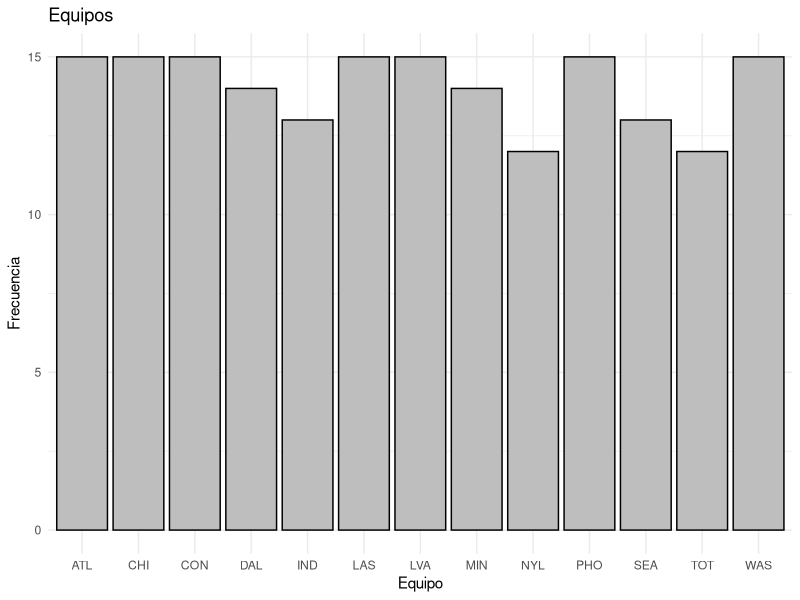
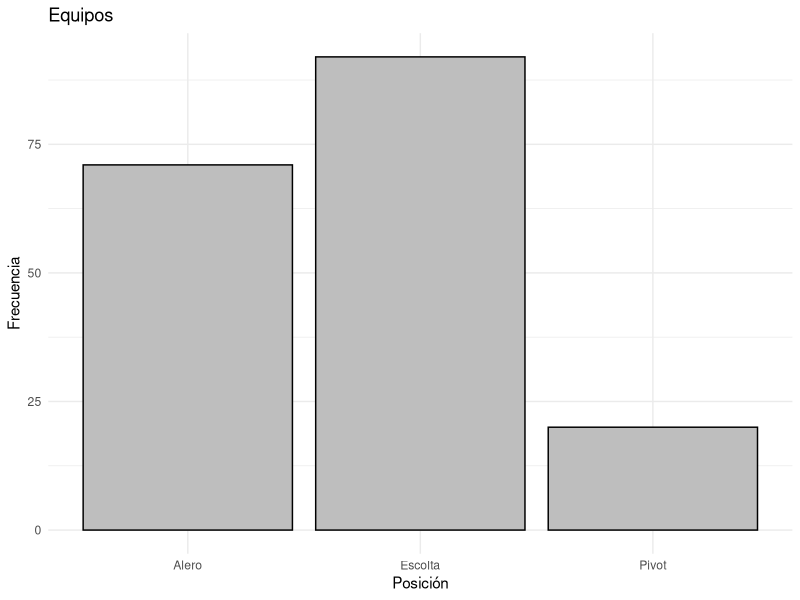
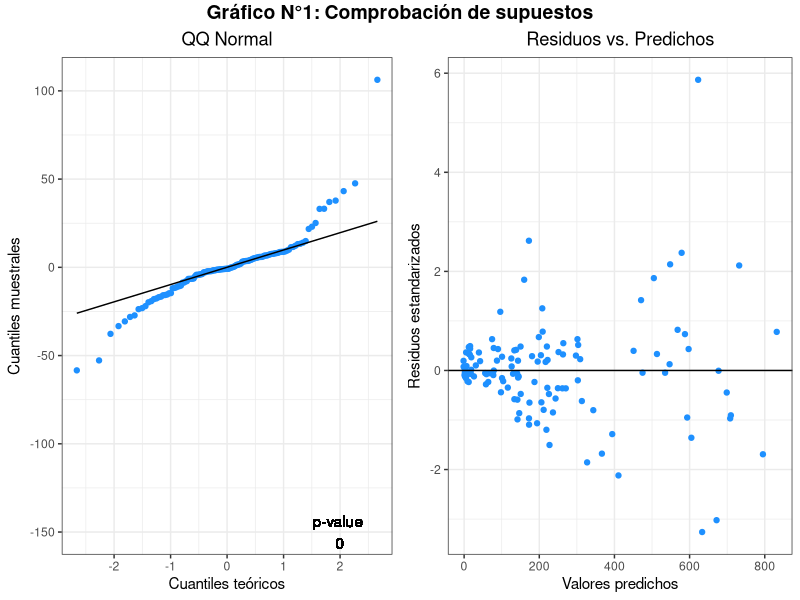
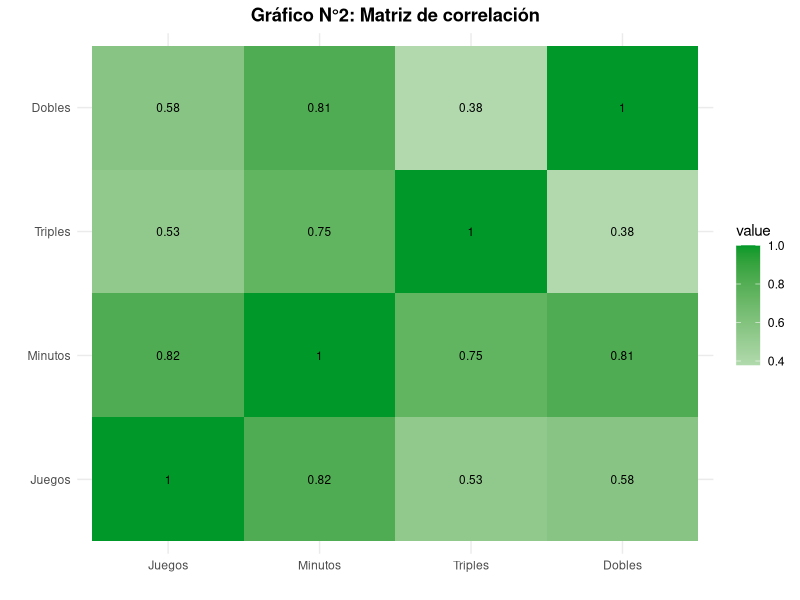
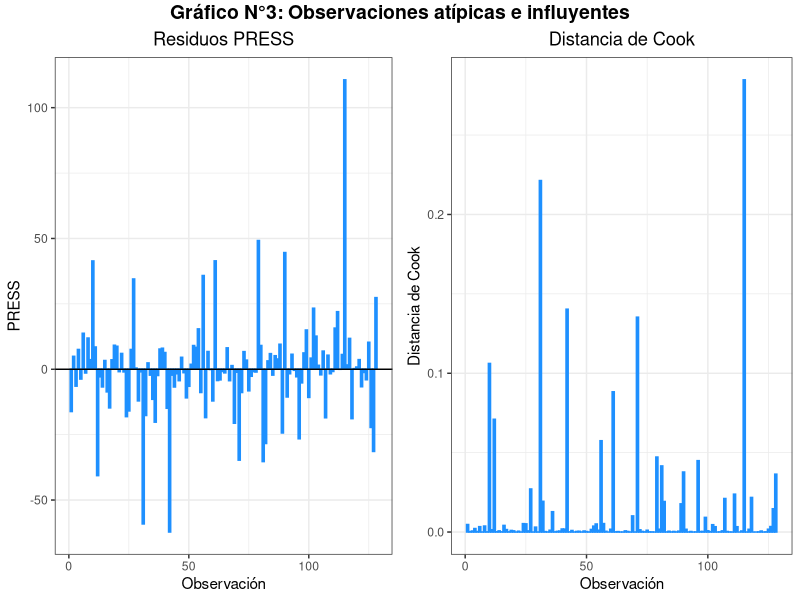

Recreate these plots in R, in order.
## ---- chunk 1
library(tidyverse)
library(ggplot2)
library(kableExtra)
library(broom)
library(egg)
library(ggpubr)
library(car)
library(glmnet)
## ---- chunk 2
data <- read.csv("files/WNBA.csv", sep = ";")
summary(data)
## ---- chunk 3
data$Equipo <- as.factor(data$Equipo)
data$Posicion <- as.factor(data$Posicion)
summary(data)
## ---- chunk 4
paste0("Hay ",count(data %>% filter(Jugadora == "")), " registros vacíos")
## ---- chunk 5
data[duplicated(data$Jugadora),]
## ---- chunk 6
print(count(data[duplicated(data[, c("Jugadora", "Equipo")]), ]))
## ---- chunk 7
ggplot(data, aes(x = Equipo)) +
  geom_bar(fill = "grey", color = "black") +
  labs(title = "Equipos",
       x = "Equipo",
       y = "Frecuencia") +
  theme_minimal()
## ---- chunk 8
ggplot(data, aes(x = Posicion)) +
  geom_bar(fill = "grey", color = "black") +
  labs(title = "Equipos",
       x = "Posición",
       y = "Frecuencia") +
  theme_minimal()
## ---- chunk 9
skimr::skim(data %>% select(where(is.numeric)))
## ---- chunk 10
# División en training y testing
set.seed(45672848)
index_training <- sample(1:nrow(data), size = 0.7*nrow(data))

training <- data[index_training,]
testing <- data[-index_training,]
## ---- chunk 11
training_filtered <- select(training, -Jugadora, -Equipo)
m1 <- MASS::stepAIC(
  object = lm(Puntos ~ 1, data = training_filtered), #punto de partida
  scope = list(upper = lm(Puntos ~ ., data = training_filtered)), #máximo modelo posible
  direction = "both", #método de selección
  trace = FALSE, #para no imprimir resultados parciales
  k = 2, #penalización a emplear (2 = AIC, log(n) = BIC)
  steps = 1000 #máximo nro de pasos
  )

summary(m1)
## ---- chunk 12
m2 <- lm(Puntos ~ Dobles + Triples + Posicion, data = training_filtered)

summary(m2)
## ---- chunk 13
m3 <- lm(Puntos ~ Triples + Dobles + Minutos + Asistencias + Rebotes + Posicion, data = training)
## ---- chunk 14
modelos <- data.frame(Modelo = c("Modelo 1", "Modelo 2", "Modelo 3"),
                      Ajuste = c("m1", "m2", "m3"))
## ---- chunk 15
Modelo_completo <- lm(Puntos ~ . -Jugadora - Equipo, data = training)
sigma <- sum(residuals(Modelo_completo)^2)/df.residual(Modelo_completo)

Resumen <- modelos %>% 
  group_by(Modelo) %>% 
  summarise(CME = summary(get(Ajuste))$sigma^2,
            PRESS = sum((resid(get(Ajuste))/(1-hatvalues(get(Ajuste))))^2),
            Cp = sum(residuals(get(Ajuste))^2)/sigma + 2 * length(coef(get(Ajuste))) - nrow(training),
            AIC = AIC(get(Ajuste)),
            BIC = BIC(get(Ajuste)))

kable(Resumen, caption = "Tabla N°1: Comparación del ajuste de los 3 modelos") %>%
  kable_styling(bootstrap_options = "striped", full_width = F)
## ---- chunk 16
Modelo_final <- augment(m1)
g1 <- ggplot(mapping = aes(sample = Modelo_final$.resid)) + 
    stat_qq(color = "dodgerblue") + 
    stat_qq_line() + 
  ggtitle("QQ Normal") +
  xlab("Cuantiles teóricos") +
  ylab("Cuantiles muestrales") +
  geom_text(aes(x = 2, y = -150, fill ="black", label = paste0("p-value \n", round(shapiro.test(Modelo_final$.resid)$p.value, 8)))) +
  theme_bw() +
  theme(plot.title = element_text(hjust = 0.5),
        legend.position = "none")

g2 <- ggplot(Modelo_final) +
  aes(x = .fitted, y = .std.resid) +
  geom_point(color = "dodgerblue") +
  geom_hline(yintercept = 0, color = "black") +
  ggtitle("Residuos vs. Predichos") +
  xlab("Valores predichos") +
  ylab("Residuos estandarizados") +
  theme_bw() +
  theme(plot.title = element_text(hjust = 0.5))

g <- ggarrange(g1, g2, ncol = 2)

annotate_figure(g, top = text_grob("Gráfico N°1: Comprobación de supuestos", face = "bold", size = 14))
## ---- chunk 17
# Colinealidad
training_modelo <- training %>% 
  select(Juegos, Minutos, Triples, Dobles)

corr_matrix <- cor(training_modelo)

corr_melted <- reshape2::melt(corr_matrix)

ggplot(corr_melted, aes(x = Var2, y = Var1, fill = value)) +
  geom_tile() +
  geom_text(aes(label = round(value, 2)), size = 3) +
  scale_fill_gradient2(low = "#ef2947", high = "#009929", mid = "white", midpoint = 0) +
  labs(x = "", y = "", title = "Gráfico N°2: Matriz de correlación") +
  theme_minimal() +
  theme(plot.title = element_text(hjust = 0.5, face = "bold"))
## ---- chunk 18
vif = vif(m1)

vif_df <- data.frame(Variable = names(vif),
                     VIF = as.numeric(vif),
                     row.names = NULL)

kable(vif_df, caption = "Tabla N°2: Factores de Inflación de la Varianza (VIF)") %>%
  kable_styling(bootstrap_options = c("striped", "hover"), full_width = F)
## ---- chunk 19
# Observaciones atípicas
Modelo_final <- mutate(Modelo_final, 
                       PRESS = .resid/(1-.hat),
                       id = 1:nrow(Modelo_final))

g1 <- ggplot(data = Modelo_final) + 
    aes(x = id, y = PRESS) + 
  geom_bar(stat="identity", color = "dodgerblue", fill = "dodgerblue")+
    geom_hline(aes(yintercept = 0)) +
    ggtitle("Residuos PRESS") +
    xlab("Observación") +
    ylab("PRESS") +
    theme_bw() +
    theme(legend.position = "none",
          plot.title = element_text(hjust = 0.5))

# Observaciones influyentes
g2 <- ggplot(data = Modelo_final) +
    aes(x = id, y = .cooksd) +
  geom_bar(stat="identity", color = "dodgerblue", fill = "dodgerblue")+
    ggtitle("Distancia de Cook") +
    xlab("Observación") +
    ylab("Distancia de Cook") +
    theme_bw() +
    theme(legend.position = "none",
      plot.title = element_text(hjust = 0.5))

g <- ggarrange(g1, g2, ncol = 2)

annotate_figure(g, top = text_grob("Gráfico N°3: Observaciones atípicas e influyentes", face = "bold", size = 14))
## ---- chunk 20
Betas = data.frame(Variable = names(coef(m1)),
                   Valor = as.numeric(coef(m1)),
                   P_value = as.numeric(coef(summary(m1))[, "Pr(>|t|)"]))

kable(Betas, caption = "Tabla N°3: Coeficientes estimados del modelo") %>%
  kable_styling(bootstrap_options = c("striped", "hover"), full_width = F)

as.numeric(coef(summary(m2))[, "Pr(>|t|)"])
## ---- chunk 21
# Preparamos la matriz de predictores
training_X <- training %>% 
  select(Dobles, Triples, Robos, Juegos) %>% 
  as.matrix()

# Buscamos el lambda óptimo para ridge y lasso
lambda_ridge <- cv.glmnet(training_X, training$Puntos, nfolds = 5, alpha = 0)$lambda.min 

lambda_lasso <- cv.glmnet(training_X, training$Puntos, nfolds = 5, alpha = 1)$lambda.min 

# Ajustamos la regresión ridge y la regresión lasso
m_ridge <- glmnet(x = training_X, y = training$Puntos, alpha = 0, lambda = lambda_ridge)

m_lasso <- glmnet(x = training_X, y = training$Puntos, alpha = 1, lambda = lambda_ridge)
coefficients(m_lasso)
## ---- chunk 22
modelos <- data.frame(Modelo = c(paste0("Modelo Ridge (lambda = ", round(lambda_ridge, 3), ")"), paste0("Modelo Lasso (lambda = ", round(lambda_lasso, 3), ")"), "Modelo MCO"),
                      Ajuste = c("m_ridge", "m_lasso", "m1"))

modelos$Modelo <- factor(modelos$Modelo, levels = c("Modelo Ridge (lambda = 19.131)", "Modelo Lasso (lambda = 0.496)", "Modelo MCO"))

Comparacion <- modelos %>% 
  group_by(Modelo) %>% 
  summarise(Intercept = round(coefficients(get(Ajuste))[1], 2),
            Dobles = round(coefficients(get(Ajuste))[2], 2),
            Triples = round(coefficients(get(Ajuste))[3], 2),
            Robos = round(coefficients(get(Ajuste))[4], 2),
            Juegos = round(coefficients(get(Ajuste))[5], 2))

kable(Comparacion, caption = "Tabla N°4: Comparación de los coeficientes estimados por los 3 modelos") %>%
  kable_styling(bootstrap_options = "striped", full_width = F)
## ---- chunk 23
testing_X <- testing %>% 
  select(Dobles, Triples, Robos, Juegos) %>% 
  as.matrix()

pred_ridge <- predict(m_ridge, testing_X)
pred_lasso <- predict(m_lasso, testing_X)
pred_MCO <- predict(m1, testing)

MSE_ridge <- mean((testing$Puntos-pred_ridge)^2)
MSE_lasso <- mean((testing$Puntos-pred_lasso)^2)
MSE_MCO <- mean((testing$Puntos-pred_MCO)^2)

modelos$MSE = c(MSE_ridge, MSE_lasso, MSE_MCO)

kable(modelos[,c(1,3)], caption = "Tabla N°5: Comparación de la capacidad predictiva de los 3 modelos") %>%
  kable_styling(bootstrap_options = "striped", full_width = F)
